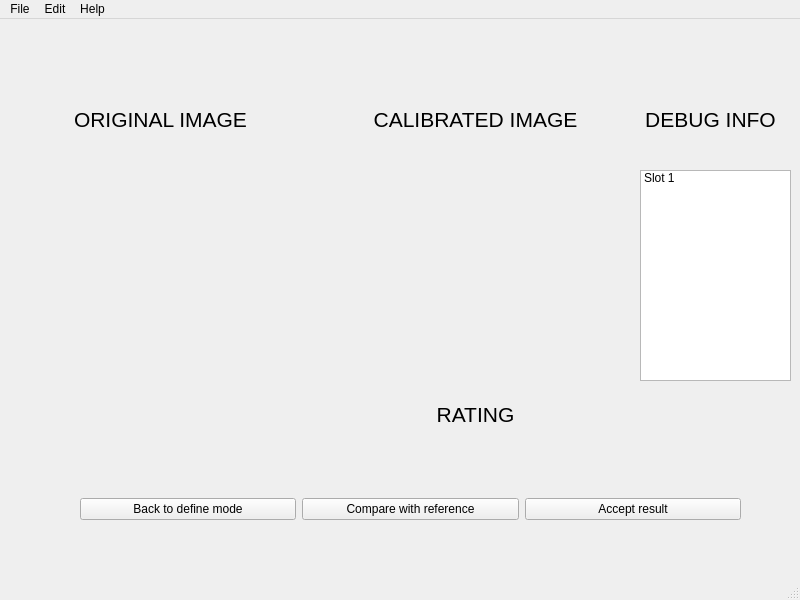
<?xml version="1.0" encoding="UTF-8"?>
<ui version="4.0">
 <class>MainWindow</class>
 <widget class="QMainWindow" name="MainWindow">
  <property name="geometry">
   <rect>
    <x>0</x>
    <y>0</y>
    <width>800</width>
    <height>600</height>
   </rect>
  </property>
  <property name="windowTitle">
   <string>MainWindow</string>
  </property>
  <widget class="QWidget" name="centralwidget">
   <widget class="QListWidget" name="debug_infoWidget">
    <property name="geometry">
     <rect>
      <x>640</x>
      <y>151</y>
      <width>151</width>
      <height>211</height>
     </rect>
    </property>
    <item>
     <property name="text">
      <string>Slot 1</string>
     </property>
    </item>
   </widget>
   <widget class="QLabel" name="label_2">
    <property name="geometry">
     <rect>
      <x>620</x>
      <y>70</y>
      <width>181</width>
      <height>61</height>
     </rect>
    </property>
    <property name="font">
     <font>
      <pointsize>16</pointsize>
     </font>
    </property>
    <property name="text">
     <string>DEBUG INFO</string>
    </property>
    <property name="alignment">
     <set>Qt::AlignCenter</set>
    </property>
   </widget>
   <widget class="QLabel" name="original_image">
    <property name="geometry">
     <rect>
      <x>10</x>
      <y>150</y>
      <width>301</width>
      <height>211</height>
     </rect>
    </property>
    <property name="text">
     <string/>
    </property>
    <property name="pixmap">
     <pixmap>D:/HUST_GUI/Reference image/default_image.png</pixmap>
    </property>
    <property name="scaledContents">
     <bool>true</bool>
    </property>
   </widget>
   <widget class="QWidget" name="horizontalLayoutWidget_2">
    <property name="geometry">
     <rect>
      <x>80</x>
      <y>450</y>
      <width>661</width>
      <height>80</height>
     </rect>
    </property>
    <layout class="QHBoxLayout" name="horizontalLayout_2">
     <item>
      <widget class="QPushButton" name="back_define_button">
       <property name="text">
        <string>Back to define mode</string>
       </property>
      </widget>
     </item>
     <item>
      <widget class="QPushButton" name="compare_button">
       <property name="text">
        <string>Compare with reference</string>
       </property>
      </widget>
     </item>
     <item>
      <widget class="QPushButton" name="accept_button">
       <property name="text">
        <string>Accept result</string>
       </property>
      </widget>
     </item>
    </layout>
   </widget>
   <widget class="QLabel" name="calibrated_image">
    <property name="geometry">
     <rect>
      <x>330</x>
      <y>150</y>
      <width>291</width>
      <height>211</height>
     </rect>
    </property>
    <property name="text">
     <string/>
    </property>
    <property name="pixmap">
     <pixmap>D:/HUST_GUI/Reference image/default_image_2.png</pixmap>
    </property>
    <property name="scaledContents">
     <bool>true</bool>
    </property>
   </widget>
   <widget class="QLabel" name="label_3">
    <property name="geometry">
     <rect>
      <x>10</x>
      <y>70</y>
      <width>301</width>
      <height>61</height>
     </rect>
    </property>
    <property name="font">
     <font>
      <pointsize>16</pointsize>
     </font>
    </property>
    <property name="text">
     <string>ORIGINAL IMAGE</string>
    </property>
    <property name="alignment">
     <set>Qt::AlignCenter</set>
    </property>
   </widget>
   <widget class="QLabel" name="label_4">
    <property name="geometry">
     <rect>
      <x>330</x>
      <y>70</y>
      <width>291</width>
      <height>61</height>
     </rect>
    </property>
    <property name="font">
     <font>
      <pointsize>16</pointsize>
     </font>
    </property>
    <property name="text">
     <string>CALIBRATED IMAGE</string>
    </property>
    <property name="alignment">
     <set>Qt::AlignCenter</set>
    </property>
   </widget>
   <widget class="QLabel" name="rating_label">
    <property name="geometry">
     <rect>
      <x>330</x>
      <y>370</y>
      <width>291</width>
      <height>51</height>
     </rect>
    </property>
    <property name="font">
     <font>
      <pointsize>16</pointsize>
     </font>
    </property>
    <property name="text">
     <string>RATING</string>
    </property>
    <property name="alignment">
     <set>Qt::AlignCenter</set>
    </property>
   </widget>
  </widget>
  <widget class="QMenuBar" name="menubar">
   <property name="geometry">
    <rect>
     <x>0</x>
     <y>0</y>
     <width>800</width>
     <height>21</height>
    </rect>
   </property>
   <widget class="QMenu" name="menuFile">
    <property name="title">
     <string>File</string>
    </property>
    <addaction name="actionOption_1"/>
    <addaction name="actionOption_2"/>
    <addaction name="separator"/>
    <addaction name="actionExit"/>
   </widget>
   <widget class="QMenu" name="menuEdit">
    <property name="title">
     <string>Edit</string>
    </property>
    <addaction name="actionUser_mode"/>
    <addaction name="actionDeveloper_mode"/>
   </widget>
   <widget class="QMenu" name="menuHelp">
    <property name="title">
     <string>Help</string>
    </property>
    <addaction name="actionOption_3"/>
    <addaction name="actionOption_4"/>
   </widget>
   <addaction name="menuFile"/>
   <addaction name="menuEdit"/>
   <addaction name="menuHelp"/>
  </widget>
  <widget class="QStatusBar" name="statusbar"/>
  <action name="actionOption_1">
   <property name="text">
    <string>Option 1</string>
   </property>
  </action>
  <action name="actionOption_2">
   <property name="text">
    <string>Option 2</string>
   </property>
  </action>
  <action name="actionExit">
   <property name="text">
    <string>Exit</string>
   </property>
  </action>
  <action name="actionUser_mode">
   <property name="text">
    <string>User mode</string>
   </property>
  </action>
  <action name="actionDeveloper_mode">
   <property name="text">
    <string>Developer mode</string>
   </property>
  </action>
  <action name="actionOption_3">
   <property name="text">
    <string>Option 1</string>
   </property>
  </action>
  <action name="actionOption_4">
   <property name="text">
    <string>Option 2</string>
   </property>
  </action>
 </widget>
 <resources/>
 <connections/>
</ui>
